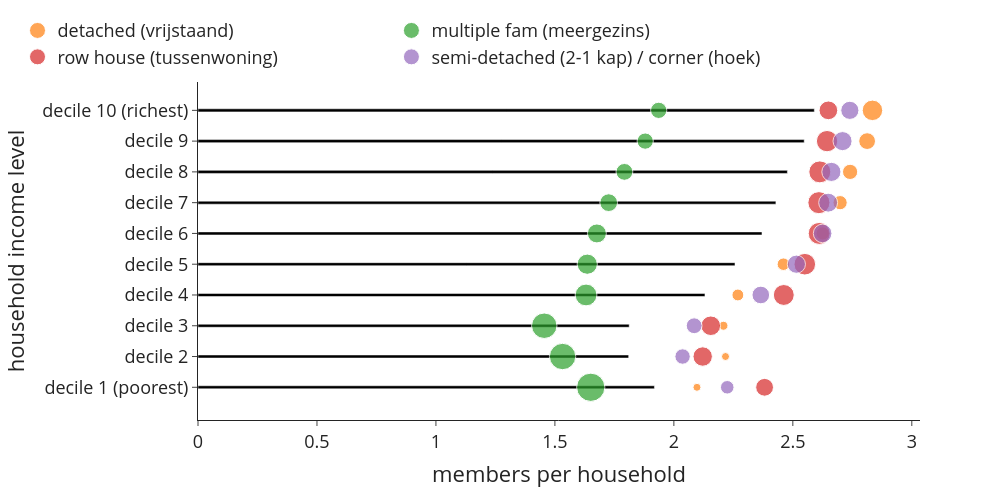

Notebook code for this chart:
### Code cell
bubblechart(use['n_hhdmem2019'], use['n_hhd'], use['n_hhd'], 1, 'members per household', 'cap_per_hhd_inc_type')

### Figure 1 — Plotly figure (JSON) as saved in the notebook; plotly's stock layout.template omitted (floating-point values rounded to 4 significant figures)
{"data": [{"alignmentgroup": "True", "hovertemplate": "members per household=%{x}<br>household income level=%{y}<extra></extra>", "legendgroup": "", "marker": {"color": "#000000", "pattern": {"shape": ""}}, "name": "", "offsetgroup": "", "orientation": "h", "showlegend": false, "textposition": "auto", "type": "bar", "x": [1.918, 1.81, 1.812, 2.131, 2.257, 2.37, 2.429, 2.477, 2.548, 2.59], "xaxis": "x", "y": ["decile 1 (poorest)", "decile 2", "decile 3", "decile 4", "decile 5", "decile 6", "decile 7", "decile 8", "decile 9", "decile 10 (richest)"], "yaxis": "y"}, {"marker": {"size": [32395, 27950, 41945, 72940, 81585, 90300, 104820, 120430, 145785, 218345], "sizemin": 4, "sizemode": "area", "sizeref": 1041.0}, "mode": "markers", "name": "detached (vrijstaand)", "showlegend": true, "type": "scatter", "x": [2.097, 2.217, 2.208, 2.269, 2.46, 2.625, 2.699, 2.741, 2.812, 2.835], "y": ["decile 1 (poorest)", "decile 2", "decile 3", "decile 4", "decile 5", "decile 6", "decile 7", "decile 8", "decile 9", "decile 10 (richest)"]}, {"marker": {"size": [416250, 361300, 337500, 246790, 212830, 186680, 163815, 147600, 137350, 137080], "sizemin": 4, "sizemode": "area", "sizeref": 1041.0}, "mode": "markers", "name": "multiple fam (meergezins)", "showlegend": true, "type": "scatter", "x": [1.651, 1.532, 1.455, 1.631, 1.636, 1.676, 1.726, 1.792, 1.88, 1.936], "y": ["decile 1 (poorest)", "decile 2", "decile 3", "decile 4", "decile 5", "decile 6", "decile 7", "decile 8", "decile 9", "decile 10 (richest)"]}, {"marker": {"size": [164970, 195995, 199015, 227065, 242180, 251775, 253330, 250285, 236150, 182020], "sizemin": 4, "sizemode": "area", "sizeref": 1041.0}, "mode": "markers", "name": "row house (tussenwoning)", "showlegend": true, "type": "scatter", "x": [2.381, 2.121, 2.155, 2.462, 2.55, 2.611, 2.61, 2.613, 2.644, 2.649], "y": ["decile 1 (poorest)", "decile 2", "decile 3", "decile 4", "decile 5", "decile 6", "decile 7", "decile 8", "decile 9", "decile 10 (richest)"]}, {"marker": {"size": [95435, 123450, 130370, 162075, 172470, 180210, 186820, 190580, 189560, 171500], "sizemin": 4, "sizemode": "area", "sizeref": 1041.0}, "mode": "markers", "name": "semi-detached (2-1 kap) / corner (hoek)", "showlegend": true, "type": "scatter", "x": [2.224, 2.037, 2.085, 2.365, 2.515, 2.625, 2.648, 2.662, 2.709, 2.74], "y": ["decile 1 (poorest)", "decile 2", "decile 3", "decile 4", "decile 5", "decile 6", "decile 7", "decile 8", "decile 9", "decile 10 (richest)"]}], "layout": {"bargap": 0.9, "barmode": "relative", "font": {"size": 18}, "height": 500, "legend": {"orientation": "h", "tracegroupgap": 0, "x": -0.25, "xanchor": "left", "y": 1.02, "yanchor": "bottom"}, "margin": {"t": 60}, "width": 1000, "xaxis": {"anchor": "y", "domain": [0, 1], "title": {"text": "members per household"}}, "yaxis": {"anchor": "x", "domain": [0, 1], "title": {"text": "household income level"}}}}
